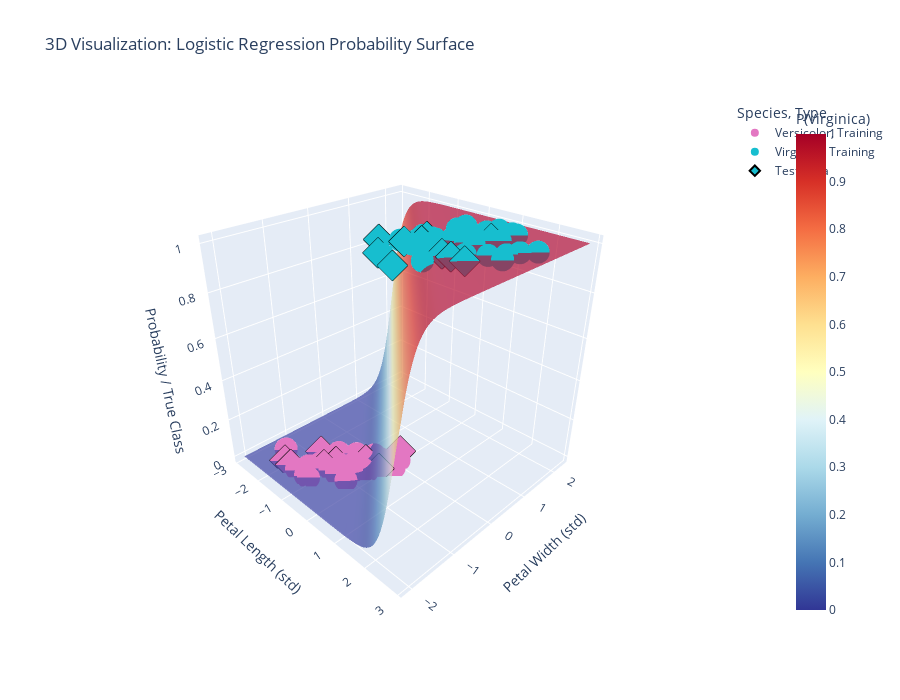

Here is the notebook cell this chart was saved with:
### Markdown cell above
## 8. Interactieve Visualisatie met Plotly

Laten we een interactieve 3D visualisatie maken om te zien hoe de voorspelde waarschijnlijkheid varieert in de feature space.

### Code cell
# Create 3D surface plot with Plotly
# Prepare data for the surface
surface_df = pd.DataFrame(
    {
        "Petal Length": xx1.ravel(),
        "Petal Width": xx2.ravel(),
        "P(Virginica)": Z.ravel(),
    }
)

# Create 3D scatter plot for training data
train_3d_df = pd.DataFrame(
    {
        "Petal Length": X_train_2d[:, 0],
        "Petal Width": X_train_2d[:, 1],
        "True Class": y_train,
        "Species": ["Versicolor" if y == 0 else "Virginica" for y in y_train],
        "Type": "Training",
    }
)

# Create 3D scatter plot for test data
test_3d_df = pd.DataFrame(
    {
        "Petal Length": X_test_2d[:, 0],
        "Petal Width": X_test_2d[:, 1],
        "True Class": y_test,
        "Species": ["Versicolor" if y == 0 else "Virginica" for y in y_test],
        "Type": "Test",
    }
)

# Start with 3D scatter for training data
fig = px.scatter_3d(
    train_3d_df,
    x="Petal Length",
    y="Petal Width",
    z="True Class",
    color="Species",
    color_discrete_map={"Versicolor": "#e377c2", "Virginica": "#17becf"},
    symbol="Type",
    title="3D Visualization: Logistic Regression Probability Surface",
    width=900,
    height=700,
)

# Add test data
fig.add_scatter3d(
    x=test_3d_df["Petal Length"],
    y=test_3d_df["Petal Width"],
    z=test_3d_df["True Class"],
    mode="markers",
    marker={
        "size": 8,
        "color": ["#e377c2" if s == "Versicolor" else "#17becf" for s in test_3d_df["Species"]],
        "symbol": "diamond",
        "line": {"color": "black", "width": 2},
    },
    name="Test Data",
)

# For the 3D surface, we need plotly.graph_objects (een uitbreiding van plotly.express)
fig.add_trace(
    go.Surface(
        x=np.linspace(x1_min, x1_max, 200),
        y=np.linspace(x2_min, x2_max, 200),
        z=Z,
        colorscale="RdYlBu_r",
        opacity=0.7,
        name="P(Virginica)",
        showscale=True,
        colorbar={"title": "P(Virginica)", "x": 1.1},
    )
)

# Update layout
fig.update_layout(
    scene={
        "xaxis_title": "Petal Length (std)",
        "yaxis_title": "Petal Width (std)",
        "zaxis_title": "Probability / True Class",
        "camera": {"eye": {"x": 1.5, "y": -1.5, "z": 1.2}},
    }
)

fig.show()

### Figure 1 — Plotly figure (JSON) as saved in the notebook; plotly's stock layout.template omitted (floating-point values rounded to 4 significant figures; data arrays with more than 128 entries replaced by an {"elided": "..."} marker saying what was removed)
{"data": [{"hovertemplate": "Species=Versicolor<br>Type=Training<br>Petal Length=%{x}<br>Petal Width=%{y}<br>True Class=%{z}<extra></extra>", "legendgroup": "Versicolor, Training", "marker": {"color": "#e377c2", "symbol": "circle"}, "mode": "markers", "name": "Versicolor, Training", "scene": "scene", "showlegend": true, "type": "scatter3d", "x": [-0.6632, -0.2948, -1.523, -0.9089, -0.5404, -0.5404, -0.4176, -0.04913, -1.155, -2.383, -1.277, -1.769, -1.277, -1.155, -0.7861, 0.1965, -0.5404, -0.9089, -0.9089, -0.6632, -1.155, -1.277, -0.2948, -0.2948, -1.4, -0.4176, -0.2948, -0.9089, -0.5404, -0.6632, -2.014, -0.7861, -0.5404, -0.4176, -0.172, 0.07369, -1.032, -0.2948, -1.155, -0.6632], "y": [-0.689, -0.2335, -1.6, -0.9168, -0.4612, -0.2335, -0.689, -0.4612, -1.6, -1.372, -0.689, -1.6, -1.372, -0.9168, -0.9168, -0.2335, -0.9168, -1.145, -0.4612, -0.9168, -0.9168, -1.145, -1.145, -0.689, -1.372, -0.9168, -0.689, -0.9168, -0.4612, -1.145, -1.6, -0.9168, -0.4612, -0.4612, -0.689, -0.005694, -1.6, -0.4612, -0.9168, -0.689], "z": [0, 0, 0, 0, 0, 0, 0, 0, 0, 0, 0, 0, 0, 0, 0, 0, 0, 0, 0, 0, 0, 0, 0, 0, 0, 0, 0, 0, 0, 0, 0, 0, 0, 0, 0, 0, 0, 0, 0, 0]}, {"hovertemplate": "Species=Virginica<br>Type=Training<br>Petal Length=%{x}<br>Petal Width=%{y}<br>True Class=%{z}<extra></extra>", "legendgroup": "Virginica, Training", "marker": {"color": "#17becf", "symbol": "circle"}, "mode": "markers", "name": "Virginica, Training", "scene": "scene", "showlegend": true, "type": "scatter3d", "x": [1.179, 0.1965, 0.6878, 2.407, 1.425, 0.1965, 0.8106, 0.8106, 0.565, 1.425, 0.9334, 0.4422, 0.9334, -0.04913, 2.162, 0.6878, 1.056, -0.172, 0.8106, 0.4422, 0.1965, -0.172, 1.302, 0.3193, 1.793, 0.1965, 2.039, 0.8106, 2.162, 0.1965, 0.6878, 0.1965, 0.07369, 0.8106, -0.04913, 0.9334, 0.3193, 0.565, 1.056, 1.425], "y": [0.9054, 0.6776, 0.2221, 1.361, 1.817, 0.2221, 1.589, 0.9054, 0.9054, 0.4499, 0.9054, 0.4499, 1.361, 0.6776, 1.133, 0.2221, 1.133, 0.2221, 1.589, 1.361, 1.361, 0.2221, 1.817, 1.361, 0.6776, -0.4612, 0.9054, 1.133, 0.6776, 1.589, 0.9054, 0.4499, 0.4499, 0.2221, 0.2221, 1.817, 0.6776, 1.361, -0.2335, 1.361], "z": [1, 1, 1, 1, 1, 1, 1, 1, 1, 1, 1, 1, 1, 1, 1, 1, 1, 1, 1, 1, 1, 1, 1, 1, 1, 1, 1, 1, 1, 1, 1, 1, 1, 1, 1, 1, 1, 1, 1, 1]}, {"marker": {"color": ["#17becf", "#17becf", "#17becf", "#17becf", "#e377c2", "#e377c2", "#e377c2", "#17becf", "#e377c2", "#e377c2", "#e377c2", "#17becf", "#e377c2", "#e377c2", "#e377c2", "#17becf", "#17becf", "#e377c2", "#17becf", "#17becf"], "line": {"color": "black", "width": 2}, "size": 8, "symbol": "diamond"}, "mode": "markers", "name": "Test Data", "type": "scatter3d", "x": [1.67, -0.04913, 0.07369, 0.1965, -2.014, -1.646, -0.172, 1.302, -0.5404, -0.04913, -1.155, 1.056, -1.032, -1.032, -1.769, 1.179, 0.07369, -0.5404, -0.5404, 0.8106], "y": [0.2221, 0.2221, 0.6776, 0.4499, -1.6, -0.9168, 0.2221, 0.2221, -0.4612, -0.4612, -1.145, 0.2221, -0.9168, -0.9168, -1.6, 1.361, -0.4612, -0.4612, -0.005694, -0.689], "z": [1, 1, 1, 1, 0, 0, 0, 1, 0, 0, 0, 1, 0, 0, 0, 1, 1, 0, 1, 1]}, {"colorbar": {"title": {"text": "P(Virginica)"}, "x": 1.1}, "colorscale": [[0, "rgb(49,54,149)"], [0.1, "rgb(69,117,180)"], [0.2, "rgb(116,173,209)"], [0.3, "rgb(171,217,233)"], [0.4, "rgb(224,243,248)"], [0.5, "rgb(255,255,191)"], [0.6, "rgb(254,224,144)"], [0.7, "rgb(253,174,97)"], [0.8, "rgb(244,109,67)"], [0.9, "rgb(215,48,39)"], [1, "rgb(165,0,38)"]], "name": "P(Virginica)", "opacity": 0.7, "showscale": true, "type": "surface", "x": {"elided": "200 float values"}, "y": {"elided": "200 float values"}, "z": {"elided": "200x200 float values"}}], "layout": {"height": 700, "legend": {"title": {"text": "Species, Type"}, "tracegroupgap": 0}, "scene": {"camera": {"eye": {"x": 1.5, "y": -1.5, "z": 1.2}}, "domain": {"x": [0, 1], "y": [0, 1]}, "xaxis": {"title": {"text": "Petal Length (std)"}}, "yaxis": {"title": {"text": "Petal Width (std)"}}, "zaxis": {"title": {"text": "Probability / True Class"}}}, "title": {"text": "3D Visualization: Logistic Regression Probability Surface"}, "width": 900}}
